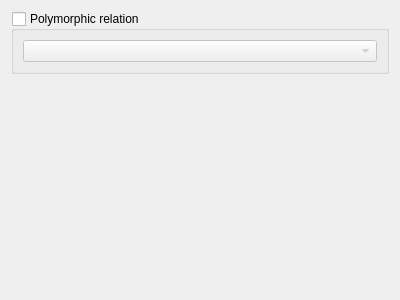
<?xml version="1.0" encoding="UTF-8"?>
<ui version="4.0">
 <class>RelationEditorConfigWidgetBase</class>
 <widget class="QWidget" name="RelationEditorConfigWidgetBase">
  <property name="geometry">
   <rect>
    <x>0</x>
    <y>0</y>
    <width>400</width>
    <height>300</height>
   </rect>
  </property>
  <property name="windowTitle">
   <string>Form</string>
  </property>
  <layout class="QGridLayout" name="gridLayout">
   <item row="1" column="1">
    <spacer name="verticalSpacer">
     <property name="orientation">
      <enum>Qt::Vertical</enum>
     </property>
     <property name="sizeHint" stdset="0">
      <size>
       <width>20</width>
       <height>40</height>
      </size>
     </property>
    </spacer>
   </item>
   <item row="0" column="0" colspan="2">
    <widget class="QGroupBox" name="mPolymorphicRelationGroupBox">
     <property name="title">
      <string>Polymorphic relation</string>
     </property>
     <property name="flat">
      <bool>true</bool>
     </property>
     <property name="checkable">
      <bool>true</bool>
     </property>
     <property name="checked">
      <bool>false</bool>
     </property>
     <layout class="QGridLayout" name="gridLayout_2">
      <item row="0" column="0">
       <widget class="QComboBox" name="mPolymorphicRelationComboBox"/>
      </item>
     </layout>
    </widget>
   </item>
  </layout>
 </widget>
 <resources/>
 <connections/>
</ui>
